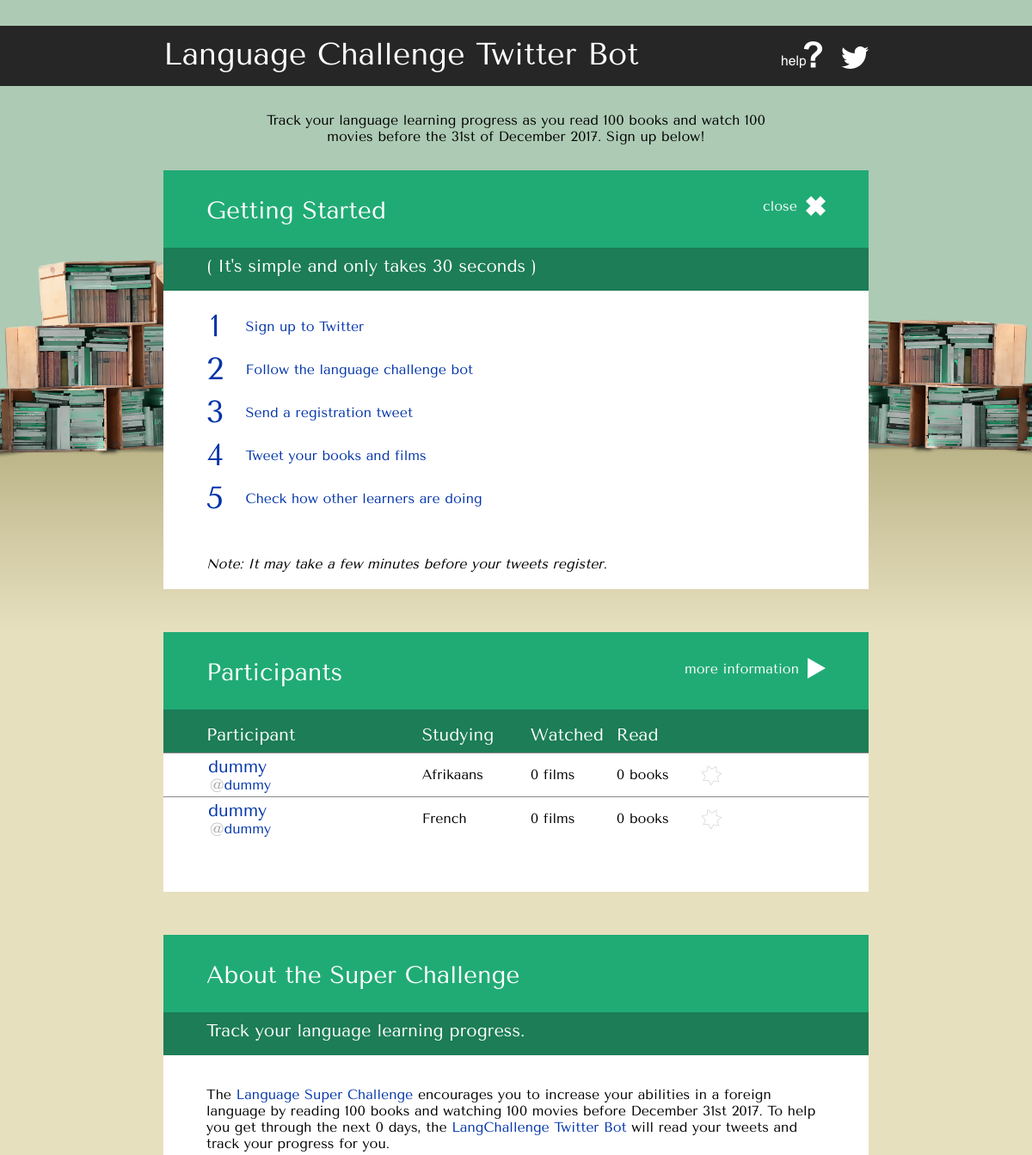
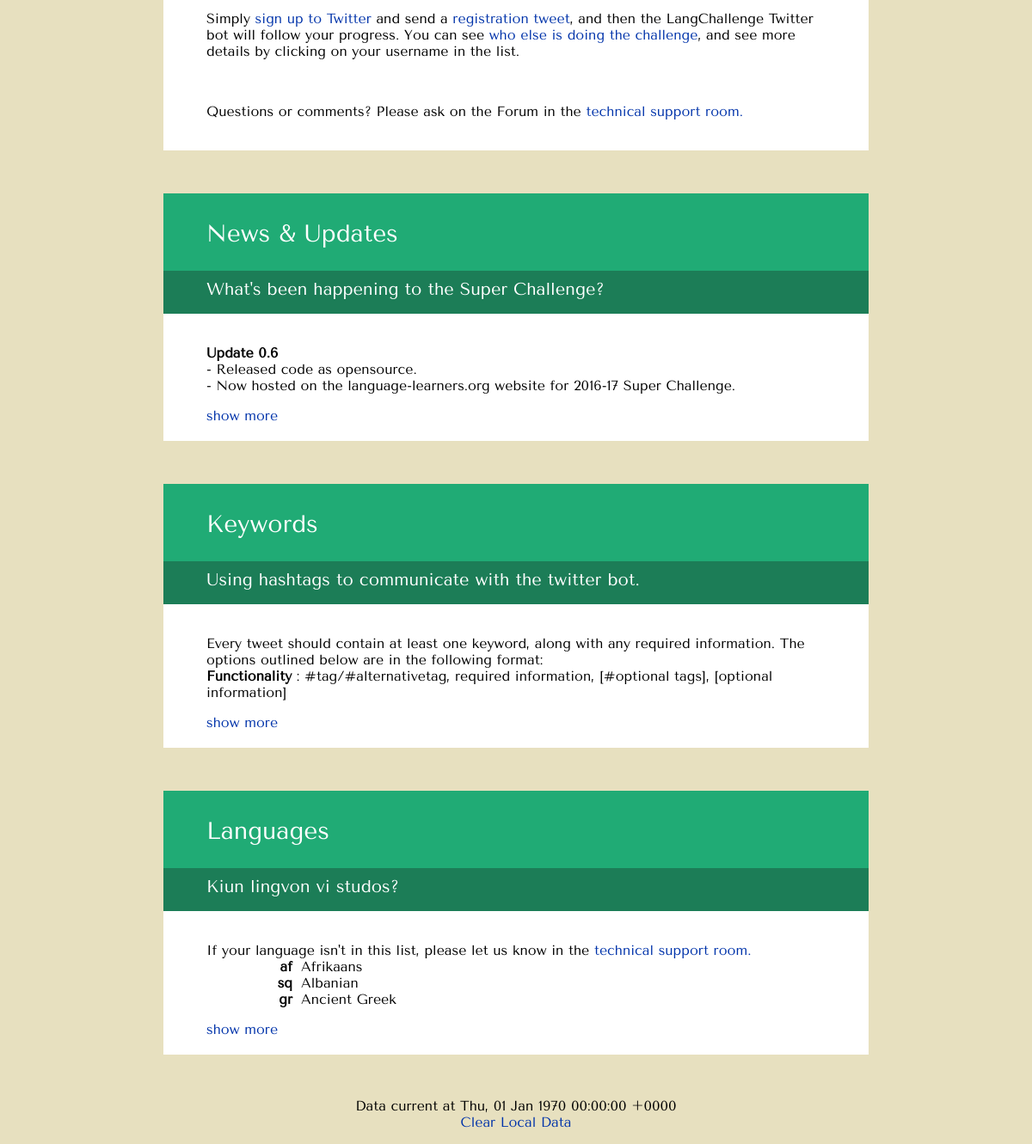
The page / on the database its author committed (2 pictures, top to bottom).
### tables this page shows
CREATE TABLE IF NOT EXISTS `Language` (
  `Code` varchar(2) NOT NULL,
  `Name` varchar(255) NOT NULL,
  PRIMARY KEY (`Code`)
);

CREATE TABLE IF NOT EXISTS `Preferences` (
  `Name` varchar(255) NOT NULL,
  `Value` varchar(255) NOT NULL,
  PRIMARY KEY (`Name`)
);

### database.php (called while the page is built, shortened)
<?php
$link = login(DB_NAME.$testing);
function login($databasename)
{
    global $testing;
    $link = mysqli_connect($testing ? "server_url" : DB_HOST , DB_USER , DB_PASSWORD , DB_NAME);
    return $link;
}
function callStoredProcedure($procedure)
{
    global $link;
    $resultset = mysqli_multi_query($link, "CALL ".$procedure)
        or die(__FILE__.__LINE__.mysqli_error($link).$procedure);
    $data = mysqli_store_result($link);
    return $data;
}
function getPreference($name) {
    global $link;
    $data = mysqli_query($link, "SELECT Value FROM Preferences
        WHERE Name = '".$name."'")
    or die(__FILE__.__LINE__.mysqli_error($link));
    $info = mysqli_fetch_array($data);
    return $info['Value'];
}
?>

### frontpage.php (the view, shortened to what this page needs)
<?php
require_once('database.php');
function showUpdateTime()
{
    $lastupdate = getPreference("last_update");
    print "<p>Data current at ".date("r", $lastupdate)."<br>
        <a href='#' onclick='resetPreferences();'>Clear Local Data</a></p>";
}
function printDaysLeft()
{
    $difference = mktime(0, 0, 0, 01, 01, 2016) - time();
    if ($difference < 0) { $difference = 0; }
    $daysleft = floor($difference/60/60/24);
    print $daysleft;
}
function printParticipants()
{
    $statistics = getStatistics();
    $data = callStoredProcedure("GetGroupedEntries(".
        $statistics['TotalPagesRead'].",".
        $statistics['TotalMinutesWatched'].")");
    $infos = array();
    while($info = mysqli_fetch_array($data)) {
        array_push($infos, $info);
    }
    foreach($infos as &$info)
    {
        $username = $info['UserName'];
        $displayname = $info['DisplayName'];
        $info['UserString'] = "<span class='username'><a href=participant.php?username=".$username.">"
                      .$displayname."</a></span><br> <span class='twitter'>@<a href=http://twitter.com/".$username.">".$username."</a></span>";
    }
    print "<table class='sortable' id='participantstable'><tr class='merge'>
                <th id='thparticipant'>Participant</th>
                <th id='thstudying'>Studying</th>
                <th id='thwatched'>Watched</th>
                <th id='thread'>Read</th>
                <th id='thprogress'></th></tr>";
    shuffle($infos);
    foreach($infos as $info) {
        $filmentry = $info['FilmEntry']; $bookentry = $info['BookEntry'];
        $filmstars = floor($filmentry->count / 25);
        $bookstars = floor($bookentry->count / 25);
        $stars = "<div class='star none'></div>";
        $rank = $filmentry->count + $bookentry->count;
        $bluecount = 0;
        $newstars = getStarsHtml($filmstars, $bookstars, true, $rank, $bluecount) .
                    getStarsHtml($bookstars, $filmstars, false, $rank, $bluecount);
        $sprint = $info['LongestSprint'];
        $streak = $info['CurrentStreak'];
        $badges = getStreakDiv($streak, 5, 10, 20);
        $badges .= getSprintDiv($sprint);
        print "<tr>
            <td class='show'".$info['CustomKey'].">"
            .$info['UserString']."</td>
            <td class=''>".$info['LanguageName']."</td>
            <td sorttable_customkey='$filmentry->count'>$filmentry->content</td>
            <td sorttable_customkey='$bookentry->count'>$bookentry->content</td>
            <td sorttable_customkey='$rank' class='stars'>$stars$badges</td></tr>";
    }
    print "</table>";
}
function getStarsHtml($count, $comparecount, $combine, &$rank, &$bluecount)
{
    $stars = "";
    return $stars;
}
function getStreakDiv($count, $bronzelevel, $silverlevel, $goldlevel)
{
    $type = "";
    return $type == "" ? "" : "<div class='badge $type streak'
        title='Current Streak : $count consecutive weeks'></div>";
}
function getSprintDiv($count)
{
    $type = "";
    $s = $count == 1 ? "" : "s";
    return $type == "" ? "" : "<div class='badge $type sprint'
        title='Activity Badge : studied $count whole book$s and film$s in the last fortnight'></div>";
}
function getTableEntry($count, $target, $tail)
{
    $entry = new stdClass();
    $entry->count = $count;
    $entry->target = $target;
    $entry->content = "$count $tail";
    return $entry;
}
function printLanguages()
{
    $languagedata = callStoredProcedure("GetLanguages()");
    while($info = mysqli_fetch_array($languagedata))
    {
        $code = $info['Code'];
        $name = $info['Name'];
        print "<span class='languagecode'>".$code."</span>".$name."<br>";
    }
}
?>

### index.php (shortened to what this page needs)
<?php require_once('frontpage.php'); ?>
<html>
<head>
    <link rel="stylesheet" type="text/css" href="style/style.css"/>
</head>
<body>
    <div id='headerback'>
        <div id='header'>
            Language Challenge Twitter Bot
            <a href="http://www.twitter.com/langchallenge"><div id='twit'></div></a>
            <a target="_blank" href="#about" class='jumptokeyword'><div id='help'></div></a>
        </div>
    </div>
    <div id='background'>
        <div class='centered'>
            <div class='left'></div>
            <div class='right'></div>
        </div>
    </div>
    <div id='main'>
    <div id='getstarted' class='<?php hideGetStarted(); ?>'>
        <div class='shortdesc'>
            Track your language learning progress as you read 100 books and watch 100 movies before the 31st of December 2017. Sign up below!
        </div>
    <div class='panel'>
    <div class='header'>
        Getting Started
        <a target="_blank" class='close headerlink' id="closegetstarted">close<div class='headericon' id='closeicon'></div></a>
    </div>
    <div class='subheader'>
        ( It's simple and only takes 30 seconds )
    </div>
    <div class='content'>
        <a href="https://twitter.com/signup" target='_blank' class='bullet'>
            <span class='number'>1</span>
            Sign up to Twitter</a>
        <a href="https://twitter.com/#!/langchallenge" target='_blank' class='bullet'>
            <span class='number'>2</span>
            Follow the language challenge bot</a>
        <a class='jumptokeyword bullet' href='#registration'>
            <span class='number'>3</span>
            Send a registration tweet</a>
        <a class='jumptokeyword bullet' href='#reading' >
            <span class='number'>4</span>
            Tweet your books and films</a>
        <a href='#participants' class='bullet'>
            <span class='number'>5</span>
            Check how other learners are doing</a>
        <br><br>
        <i>Note: It may take a few minutes before your tweets register.</i>
    </div>
    </div>
    </div>
    <div id='participants' class='panel'>
    <div class='header'>
        Participants
        <a class ='jumptokeyword headerlink' href='#about'>more information<div class='headericon' id='moreicon'></div></a>
    </div>
    <div class='subheader'>
    </div>
    <?php printParticipants(); ?>
    </div>
    <div id='about' class='panel'>
    <div class='header'>
        About the Super Challenge
    </div>
    <div class='subheader'>
        Track your language learning progress.
    </div>
    <div class='content'>
        <p>The <a href="http://forum.language-learners.org/viewtopic.php?f=21&t=769" target='_blank'>Language Super Challenge</a>
        encourages you to increase your abilities in a foreign language by reading 100 books and watching 100 movies before December 31st 2017.
        To help you get through the next <?php printDaysLeft() ?> days, the <a href="https://twitter.com/#!/langchallenge" target='_blank'>
        LangChallenge Twitter Bot</a> will read your tweets and track your progress for you.</p>
        <p>Simply <a href="https://twitter.com/signup" target='_blank'>sign up to Twitter</a> and send a
            <a href='#keywords'>registration tweet</a>, and then the LangChallenge Twitter bot will follow your progress.
            You can see <a href='#participants'>who else is doing the challenge</a>, and see more details by clicking on your username in the list.</p>
        <br>
        <p>Questions or comments? Please ask on the Forum in the <a href="http://forum.language-learners.org/viewforum.php?f=16"  target='_blank'>technical support room.</a>
    </div>
    </div>
    <div class='panel'>
    <div class='header'>
        News & Updates
    </div>
    <div class='subheader'>
        What's been happening to the Super Challenge?
    </div>
    <div class='content'>
        <p><span class='subhead'>Update 0.6</span><br>
            - Released code as opensource.<br>
            - Now hosted on the language-learners.org website for 2016-17 Super Challenge.<br>
        </p>
        <a class='toggle' href='#news'>show more</a>
    </div>
    </div>
    <div class='panel'>
    <div class='header'>
        Keywords
    </div>
    <div class='subheader'>
        Using hashtags to communicate with the twitter bot.
    </div>
    <div class='content'>
       <p> Every tweet should contain at least one keyword, along with any required information. The options outlined below are in the following format:<br>
        <span class='subhead'>Functionality</span> : #tag/#alternativetag, required information, [#optional tags], [optional information]</p>
        <a class='toggle' href='#keywords' id='expandkeywords'>show more</a>
    </div>
    </div>
    <div class='panel'>
    <div class='header'>
        Languages
    </div>
    <div class='subheader'>
        Kiun lingvon vi studos?
   </div>
    <div class='content'>
        <p>If your language isn't in this list, please let us know in the <a href="http://forum.language-learners.org/viewforum.php?f=16" target='_blank'>technical support room.</a>
        <?php printLanguages() ?>
        <a class='toggle' href='#languages'>show more</a>
    </div>
    </div>
    <?php showUpdateTime(); ?>
    </div>
</body>
</html>

### style/style.css (style rules this page uses)
body { background-color: #e7e0bf; padding: 0; margin: 0; font-size: 16px; text-align: center; font-family: 'Tenor Sans', sans-serif; }
.subhead { font-weight: bold; }
#background { position: fixed; top: 0; height: 770px; width: 100%; text-align: center; background-image: url('../image/bg_gradient.png'); background-position: 0 100%; background-repeat: repeat-x; background-color: #adcab4; overflow: hidden; z-index: -1; }
#background .centered { position: relative; width: 0px; height: 0px; margin: auto; }
#background .left { position: relative; background-image: url('../image/bg_left.png'); width: 400px; height: 255px; top: 300px; margin-left: -800px; margin-bottom: -255px; }
#background .right { position: relative; background-image: url('../image/bg_right.png'); width: 296px; height: 175px; top: 360px; margin-left: 400px; }
#headerback { position: absolute; left: 0; top: 30px; width: 100%; height: 70px; background-color: #262626; text-align: center; }
#header { position: relative; width: 820px; margin: auto; margin-top: 8px; color: white; text-align: left; font-size: 36px; padding-top: 4px; }
#help { float: right; display: inline-block; width: 49px; height: 31px; background-image: url('../image/help.png'); margin-top: 6px; }
#twit { float: right; display: inline-block; width: 32px; height: 32px; background-image: url('../image/twit.png'); margin-top: 6px; margin-left: 20px; }
#main { left: -410px; width: 820px; display: inline-block; text-align: center; padding-top: 160px; }
.panel { position: relative; background-color: white; width: 100%; text-align: left; overflow: hidden; margin-bottom: 50px; }
.panel .header { padding-left: 50px; padding-top: 30px; margin-bottom: -30px; width: 100%; height: 90px; background-color: #20ab75; color: white; font-size: 28px; }
.panel .subheader { padding-left: 50px; padding-top: 10px; width: 100%; height: 40px; background-color: #1c7d57; color: white; font-size: 20px; }
.panel .content { padding-top: 20px; padding-left: 50px; padding-bottom: 20px; margin-right: 50px; }
.headerlink { padding-right: 100px; position: relative; display: block; float: right; font-size: 16px !important; color: white !important; cursor: pointer; }
.headericon { display: inline-block; margin-left: 10px; vertical-align: -30%; }
#getstarted .bullet { display: block; width: 100%; height: 50px; cursor: pointer; }
.shortdesc { margin-top: -60px; padding: 30px 100px; }
#getstarted .number { display: inline-block; vertical-align: -15%; width: 60px; text-align: center; margin-left: -20px; font-size: 36px; }
#closeicon { background-image: url('../image/close.png'); width: 23px; height: 23px; }
#moreicon { background-image: url('../image/more.png'); width: 21px; height: 24px; }
table { margin-top: -50px; border-width: 1px; border-style: none; border-collapse: collapse; margin-bottom: 60px; }
table th { font-weight: normal; text-align: left; padding-top: 10px; border-style: none; cursor: pointer; height: 50px; color: white; font-size: 20px; }
#thparticipant { padding-left: 50px; width: 270px; }
#thstudying { width: 130px; }
#thread { width: 100px; }
#thwatched { width: 100px; }
#thprogress { width: 220px; }
table span.username { padding-left: 48px; font-size: 20px; }
table span.twitter { padding-left: 50px; color: darkgrey !important; }
table tr { border-width: 1px; border-style: solid; border-color: #888; border-right: none; border-left: none; border-bottom: none; }
table tr.merge { border-top: none; }
table td.show { padding: 4px; }
table td.stars { padding-right: 10px; }
div.star { float: left; width: 26px; height: 26px; margin: 2; }
div.star.none { background-image: url('../image/none.png'); }
a:link { text-decoration: none; color: #0033aa; }
.languagecode { display: inline-block; width: 100px; text-align: right; font-weight: bold; padding-right: 10px; }

### rows shown on the page
language: Code "af", Name "Afrikaans"
language: Code "sq", Name "Albanian"
language: Code "gr", Name "Ancient Greek"
preferences: Value "Thu, 01 Jan 1970 00:00:00 +0000"

### other values the page prints
$displayname "dummy"
$username "dummy"
$info['LanguageName'] "Afrikaans"
$filmentry->content "0 films"
$bookentry->content "0 books"
$info['LanguageName'] "French"
$daysleft "0"
